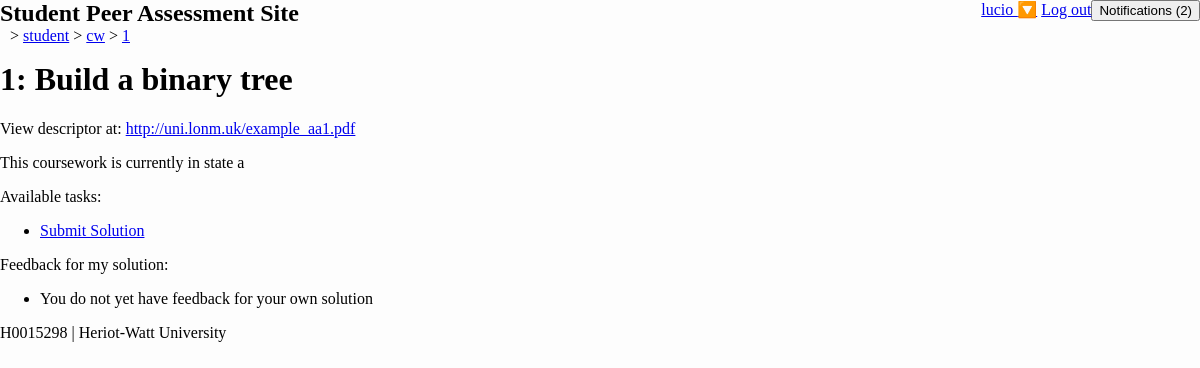
The app's page /student/cw/1 (signed in) with its own data.
### student/models.py (models this page shows)
class Coursework(m.Model):
    name = m.CharField(max_length=128)
    descriptor = m.URLField()
    course = m.ForeignKey(Course, m.CASCADE)
    state = m.CharField(max_length=1,
                        choices=CourseworkState.POSSIBLE_STATES,
                        default=CourseworkState.INVISIBLE)
    def is_visible(self):
        return self.state != CourseworkState.INVISIBLE

class Course(m.Model):
    name = m.CharField(max_length=128)
    code = m.SlugField(max_length=32, unique=True)

### student/views.py (the view)
# urls.py: url('cw/(?P<cw>[0-9a-zA-Z\-_]*)', views.detail_coursework, name='cw'),
@login_required()
def detail_coursework(request, cw=None):
    if cw is None or cw == "":
        available = retrieve_coursework(request)
        return render(request, 'student/choose_coursework.html', {'courseworks': available})
    return single_coursework(request, cw)

### student/helper.py (called while the page is built)
def string_id(item):
    return str(item.id) if item is not None else ''

def get_test_data_for_tester(user, coursework):
    return first_model_item_or_none(m.TestData.objects.filter(
        initiator=user, coursework=coursework))

def get_test_data_for_developer(user, coursework):
    sol = user_submitted_file(user, coursework, m.FileType.SOLUTION)
    return first_model_item_or_none(m.TestData.objects.filter(
        coursework=coursework, solution=sol))

def user_submitted_file(user, coursework, file_type):
    return first_model_item_or_none(m.File.objects.filter(
        coursework=coursework, creator=user, type=file_type))

def first_model_item_or_none(query):
    if query.count() > 0:
        return query[0]
    return None

### student/permission.py (called while the page is built)
def can_view_coursework(user, coursework):
    is_enrolled = m.EnrolledUser.objects.filter(login=user).filter(course=coursework.course)
    if is_enrolled.count() != 1:
        return False
    return True if is_teacher(user) else coursework.is_visible()

def is_teacher(user):
    teacher_group = Group.objects.get(name="teacher")
    return teacher_group in user.groups.all()

### templates/student/detail_coursework.html (shortened to what this page needs)
{% extends "student/base.html" %}
{% block content %}
    <h1>{{ cw.course.id }}: {{ cw.name }}</h1>
    <p>View descriptor at: <a href="{{ cw.descriptor }}">{{ cw.descriptor }}</a> </p>
    <p>This coursework is currently in state {{ cw.state }}</p>
    <p>Available tasks:</p>
    <ul>
    {% if solution_url %}
        <li><a href="{% url 'render_file' solution_url %}">View my Solution</a></li>
        {% if test_url %}
            <li><a  href="{% url 'render_file' test_url %}">View my test case</a></li>
            {% if test_results_url %}
                <li><a  href="{% url 'render_file' test_results_url %}">View test results</a></li>
                {% if feedback_results_url %}
                    <li><a  href="{% url 'render_file' feedback_results_url %}">View feedback for results</a></li>
                    <li><a  href="{% url 'feedback' test_data %}">Combined View</a></li>
                {% else %}
                    {% if subs_open %}
                        <li><a  href="{% url 'feedback' test_data %}">Submit feedback for results</a></li>
                    {% endif %}
                {% endif %}
            {% else %}
                <li>Please wait while your test case is run against a solution</li>
            {% endif %}
        {% else %}
            {% if subs_open %}
                <li><a  href="{% url 'test' cw.id %}">Submit test case</a></li>
            {% endif %}
        {% endif %}
    {% else %}
        {% if subs_open %}
            <li><a  href="{% url 'solution' cw.id %}">Submit Solution</a></li>
        {% endif %}
    {% endif %}
    </ul>
    <p>Feedback for my solution:</p>
    <ul>
    {% if own_feedback_data %}
        <li><a  href="{% url 'feedback' own_feedback_data %}">View feedback for my solution</a></li>
    {% else %}
        <li>You do not yet have feedback for your own solution</li>
    {% endif %}
    </ul>
{% endblock %}

### templates/student/base.html (shortened to what this page needs)
{% load static %}
<!DOCTYPE html>
<html lang="en">
<head>
    <link rel="stylesheet" type="text/css" href="{% static "student/css/main.css" %}" />
    <link rel="stylesheet" type="text/css" href="{% static "student/css/feedback.css" %}" />
    <link rel="stylesheet" type="text/css" href="{% static "student/css/notify_box.css" %}" />
</head>
<body>
    {% block header %}
        <nav>
            <div id="nav_title">
                <h1>{% block headertitle %}Student Peer Assessment Site{% endblock %}</h1>
                <div id="breadcrumbs"></div>
            </div>
            <button id="note_count" onclick="toggle_notes_status()">Notifications (0)</button>
            {% if request.user %}
                <div id="userMenu">
                    <a href="#userMenu">{{ request.user }} 🔽</a>
                    <a href="{% url 'logout'%}">Log out</a>
                </div>
            {% else %}
                <div id="userMenu"><a href="#userMenu">Not logged in</a></div>
            {% endif %}
        </nav>
    {% endblock %}
    <main>
        {% block content %}{% endblock %}
    </main>
    {% block footer %}
        <footer>H0015298 | Heriot-Watt University</footer>
    {% endblock %}
</body>
</html>

### student/static/student/css/main.css (style rules this page uses)
html, body { padding: 0; margin: 0 auto; background: #fdfdfd; font-family: Georgia, 'Nimbus Roman No9 L', serif; min-height: 100%; width: 100%; max-width: 1800px; }
nav { width: 100%; height: 40px; margin-bottom: 15px; }
#nav_title { float: left; margin: 0; height: 40px; }
#nav_title h1 { margin: 0; }
#nav_title div { float: left; margin-left: 10px; }
nav div { float: right; }
footer { margin-top: 15px; width: 100%; height: 20px; }
main { height: calc(100% - 40px - 20px) }

### student/static/student/css/notify_box.css (style rules this page uses)
#note_count { float: right; }

### records on screen
Coursework: course.id "1", name "Build a binary tree", descriptor "http://uni.lonm.uk/example_aa1.pdf", state "a"

### other values on screen
{{ request.user }} "lucio"
